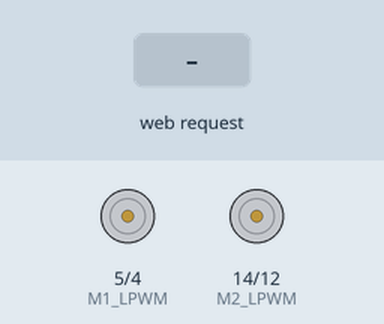
Simulated run of this sketch. Board: ESP8266 (NodeMCU). Shown: motor-driver pin pairs drawn as motors (green arrow = first pin HIGH = forward, orange = second pin HIGH = backward, longer = more drive). Inputs (shaded band) come from the test bench. What the sketch prints to the serial monitor is not drawn.

Above: at 1.2 s.
1.3 s: HTTP request GET /control?dir=forward received
At 2.5 s:
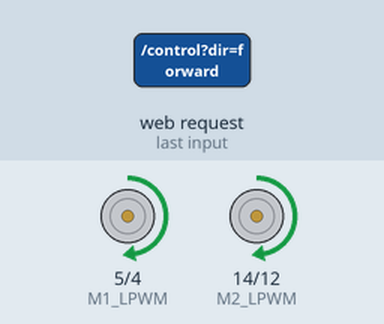
2.8 s: HTTP request GET /control?dir=backward received
At 3.9 s:
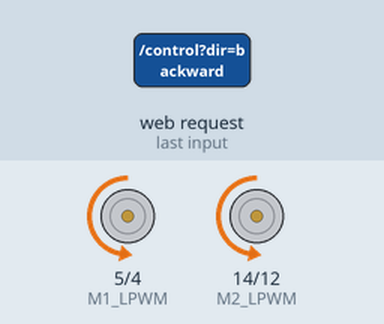
4.3 s: HTTP request GET /control?dir=left received
At 5.0 s:
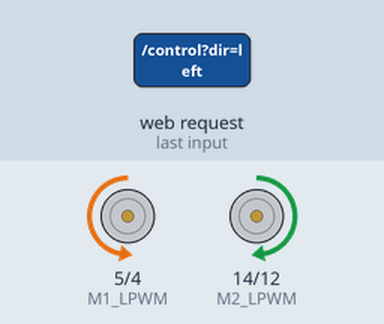
5.8 s: HTTP request GET /control?dir=right received
At 6.2 s:
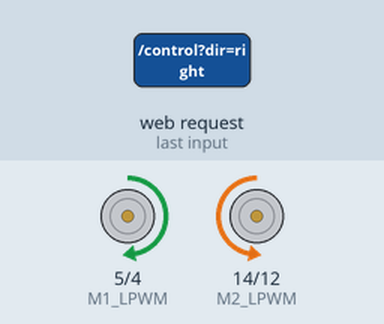
Timing chart, 0 to 8.3 s (numbered marks = the images above; inputs shaded):
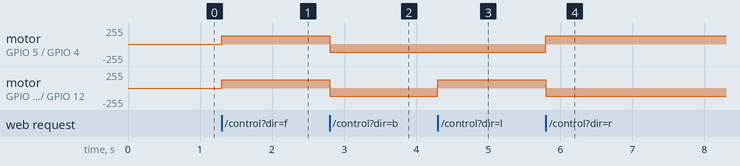

Measured:
- after the input at 1.3 s, motor on GPIO 5 (M1_LPWM) / GPIO 4 (M1_RPWM), motor on GPIO 14 (M2_LPWM) / GPIO 12 (M2_RPWM): stopped → forward 127/255 at once
- after the input at 2.8 s, motor on GPIO 5 (M1_LPWM) / GPIO 4 (M1_RPWM), motor on GPIO 14 (M2_LPWM) / GPIO 12 (M2_RPWM): forward 127/255 → backward 127/255 at once
- after the input at 4.3 s, motor on GPIO 14 (M2_LPWM) / GPIO 12 (M2_RPWM): backward 127/255 → forward 127/255 at once
- after the input at 5.8 s, motor on GPIO 5 (M1_LPWM) / GPIO 4 (M1_RPWM): backward 127/255 → forward 127/255 at once; motor on GPIO 14 (M2_LPWM) / GPIO 12 (M2_RPWM): forward 127/255 → backward 127/255 at once

The sketch:

BTS7960-esp8266-1.ino
```cpp
#include <ESP8266WiFi.h>
#include <ESP8266WebServer.h>

// AP Settings
const char* ssid = "BTS7960_Motor_Controller";
const char* password = "12345678";

ESP8266WebServer server(80);

// Motor 1 Pins (Left Motor)
const int M1_LPWM = 5; // D1
const int M1_RPWM = 4; // D2

// Motor 2 Pins (Right Motor)
const int M2_LPWM = 14; // D5
const int M2_RPWM = 12; // D6

// Global speed (0 to 100%)
int currentSpeedPercent = 50;

// HTML Page with fixed JavaScript execution
const char HTML_PAGE[] PROGMEM = R"=====(
<!DOCTYPE html>
<html>
<head>
  <meta name="viewport" content="width=device-width, initial-scale=1.0">
  <title>Dual BTS7960 Control</title>
  <style>
    body { font-family: Arial, sans-serif; text-align: center; background: #1e1e24; color: #fff; padding: 20px; user-select: none; }
    .container { max-width: 400px; margin: auto; background: #2a2a35; padding: 20px; border-radius: 10px; box-shadow: 0 4px 10px rgba(0,0,0,0.5); }
    h2 { color: #00adb5; margin-bottom: 25px; }
    .btn { display: inline-block; width: 90px; padding: 15px; margin: 8px; font-weight: bold; background: #00adb5; border: none; color: white; border-radius: 5px; cursor: pointer; }
    .btn:active { background: #008188; }
    .btn-stop { background: #ff2e63; width: 200px; }
    .btn-stop:active { background: #cc234f; }
    .slider-container { margin-top: 25px; padding: 10px; background: #22222b; border-radius: 5px; }
    .slider-label { display: flex; justify-content: space-between; font-weight: bold; margin-bottom: 5px; }
    .slider { width: 100%; margin: 10px 0; }
  </style>
</head>
<body>
  <div class="container">
    <h2>Dual BTS7960 Control</h2>

    <div>
      <button class="btn" onclick="sendCmd('forward')">FORWARD</button><br>
      <button class="btn" onclick="sendCmd('left')">LEFT</button>
      <button class="btn btn-stop" onclick="sendCmd('stop')">STOP</button>
      <button class="btn" onclick="sendCmd('right')">RIGHT</button><br>
      <button class="btn" onclick="sendCmd('backward')">REVERSE</button>
    </div>

    <div class="slider-container">
      <div class="slider-label"><span>Target Speed:</span><span id="speedVal">50%</span></div>
      <input type="range" min="10" max="100" value="50" class="slider" id="speedSlider" onchange="updateSpeed(this.value)">
    </div>
  </div>

  <script>
    let speed = 50;

    function sendCmd(dir) {
      fetch(`/control?dir=${dir}&speed=${speed}`)
        .then(response => { if(!response.ok) console.log('Network error'); })
        .catch(err => console.error(err));
    }

    function updateSpeed(val) {
      speed = val;
      document.getElementById('speedVal').innerText = val + '%';
      fetch(`/control?dir=update&speed=${speed}`);
    }
  </script>
</body>
</html>
)=====";

void handleRoot() {
  server.send_P(200, "text/html", HTML_PAGE);
}

void handleControl() {
  String direction = server.arg("dir");
  String speedParam = server.arg("speed");

  if (speedParam.length() > 0) {
    currentSpeedPercent = speedParam.toInt();
  }

  // Map 0-100% slider to 0-1023 ESP8266 PWM range
  int pwmValue = map(currentSpeedPercent, 0, 100, 0, 1023);

  if (direction == "forward") {
    analogWrite(M1_LPWM, pwmValue); analogWrite(M1_RPWM, 0);
    analogWrite(M2_LPWM, pwmValue); analogWrite(M2_RPWM, 0);
  }
  else if (direction == "backward") {
    analogWrite(M1_LPWM, 0);        analogWrite(M1_RPWM, pwmValue);
    analogWrite(M2_LPWM, 0);        analogWrite(M2_RPWM, pwmValue);
  }
  else if (direction == "left") {
    analogWrite(M1_LPWM, 0);        analogWrite(M1_RPWM, pwmValue);
    analogWrite(M2_LPWM, pwmValue); analogWrite(M2_RPWM, 0);
  }
  else if (direction == "right") {
    analogWrite(M1_LPWM, pwmValue); analogWrite(M1_RPWM, 0);
    analogWrite(M2_LPWM, 0);        analogWrite(M2_RPWM, pwmValue);
  }
  else if (direction == "stop") {
    analogWrite(M1_LPWM, 0); analogWrite(M1_RPWM, 0);
    analogWrite(M2_LPWM, 0); analogWrite(M2_RPWM, 0);
  }

  server.send(200, "text/plain", "OK");
}

void setup() {
  Serial.begin(115200);

  // Configure Pins
  pinMode(M1_LPWM, OUTPUT);
  pinMode(M1_RPWM, OUTPUT);
  pinMode(M2_LPWM, OUTPUT);
  pinMode(M2_RPWM, OUTPUT);

  // Default to Stopped
  analogWrite(M1_LPWM, 0);
  analogWrite(M1_RPWM, 0);
  analogWrite(M2_LPWM, 0);
  analogWrite(M2_RPWM, 0);

  // Set up Access Point
  WiFi.softAP(ssid, password);
  Serial.println("\n--- Access Point Active ---");
  Serial.print("SSID: "); Serial.println(ssid);
  Serial.print("Web Interface URL: http://"); Serial.println(WiFi.softAPIP());

  // Server Routing
  server.on("/", handleRoot);
  server.on("/control", handleControl);
  server.begin();
}

void loop() {
  server.handleClient();
}
```
